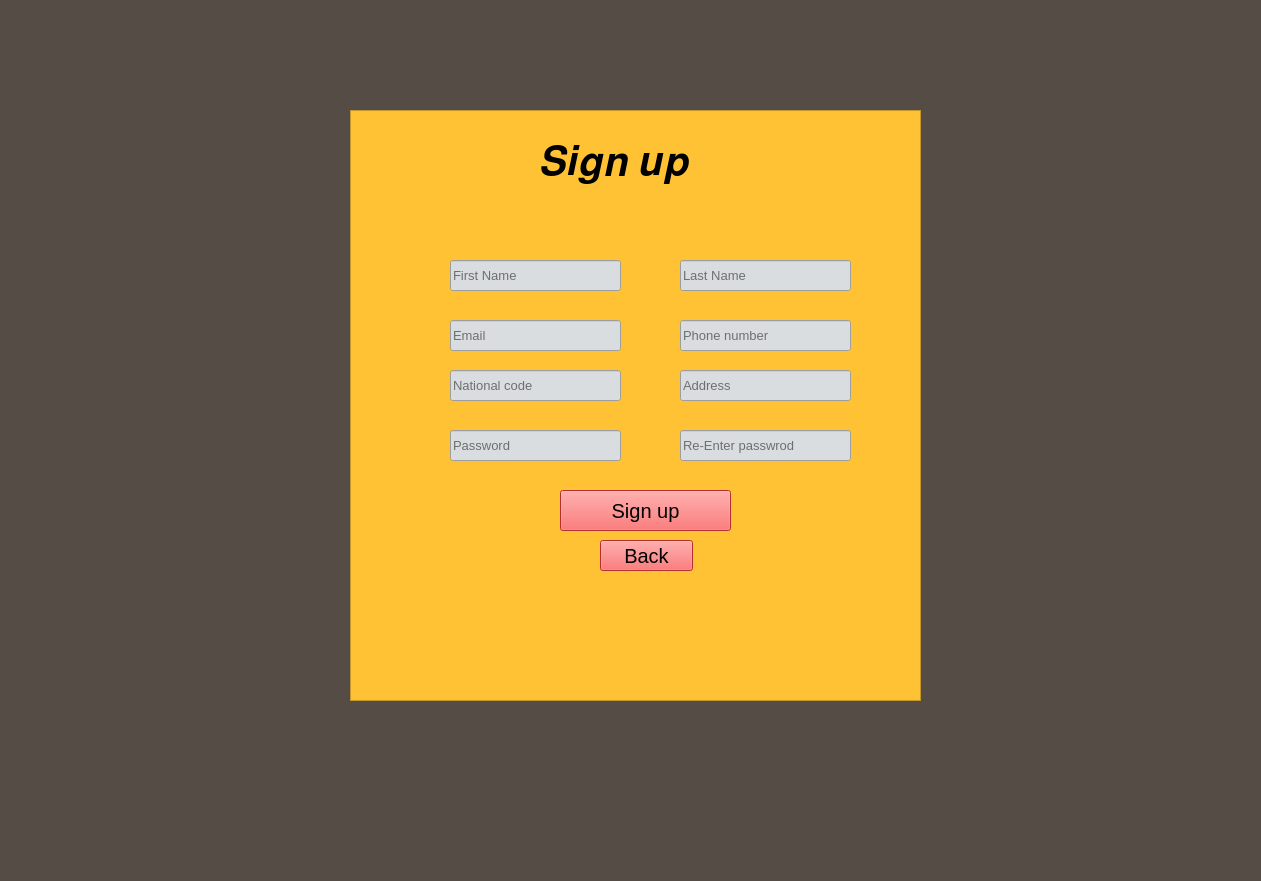
<?xml version="1.0" encoding="UTF-8"?>
<ui version="4.0">
 <class>MainWindow</class>
 <widget class="QMainWindow" name="MainWindow">
  <property name="geometry">
   <rect>
    <x>0</x>
    <y>0</y>
    <width>1261</width>
    <height>881</height>
   </rect>
  </property>
  <property name="windowTitle">
   <string>MainWindow</string>
  </property>
  <property name="styleSheet">
   <string notr="true">background-color: rgb(85, 76, 70)</string>
  </property>
  <widget class="QWidget" name="centralwidget">
   <widget class="QFrame" name="frame">
    <property name="geometry">
     <rect>
      <x>350</x>
      <y>110</y>
      <width>571</width>
      <height>591</height>
     </rect>
    </property>
    <property name="styleSheet">
     <string notr="true">background-color: rgb(255, 194, 53)</string>
    </property>
    <property name="frameShape">
     <enum>QFrame::StyledPanel</enum>
    </property>
    <property name="frameShadow">
     <enum>QFrame::Raised</enum>
    </property>
    <widget class="QLabel" name="label">
     <property name="geometry">
      <rect>
       <x>190</x>
       <y>20</y>
       <width>191</width>
       <height>61</height>
      </rect>
     </property>
     <property name="styleSheet">
      <string notr="true">font-size: 30pt</string>
     </property>
     <property name="text">
      <string>𝑺𝒊𝒈𝒏 𝒖𝒑</string>
     </property>
    </widget>
    <widget class="QLineEdit" name="lineEdit_17">
     <property name="geometry">
      <rect>
       <x>100</x>
       <y>150</y>
       <width>171</width>
       <height>31</height>
      </rect>
     </property>
     <property name="styleSheet">
      <string notr="true">background-color:rgb(218, 221, 223); font-size: 10pt</string>
     </property>
     <property name="placeholderText">
      <string>First Name</string>
     </property>
    </widget>
    <widget class="QLineEdit" name="email_lineedit">
     <property name="geometry">
      <rect>
       <x>100</x>
       <y>210</y>
       <width>171</width>
       <height>31</height>
      </rect>
     </property>
     <property name="styleSheet">
      <string notr="true">background-color: rgb(218, 221, 223); font-size: 10pt</string>
     </property>
     <property name="placeholderText">
      <string>Email</string>
     </property>
    </widget>
    <widget class="QLineEdit" name="lineEdit_3">
     <property name="geometry">
      <rect>
       <x>330</x>
       <y>210</y>
       <width>171</width>
       <height>31</height>
      </rect>
     </property>
     <property name="styleSheet">
      <string notr="true">background-color: rgb(218, 221, 223); font-size: 10pt</string>
     </property>
     <property name="placeholderText">
      <string>Phone number</string>
     </property>
    </widget>
    <widget class="QLineEdit" name="lineEdit_4">
     <property name="geometry">
      <rect>
       <x>100</x>
       <y>260</y>
       <width>171</width>
       <height>31</height>
      </rect>
     </property>
     <property name="styleSheet">
      <string notr="true">background-color: rgb(218, 221, 223); font-size: 10pt</string>
     </property>
     <property name="placeholderText">
      <string>National code</string>
     </property>
    </widget>
    <widget class="QLineEdit" name="lineEdit_5">
     <property name="geometry">
      <rect>
       <x>100</x>
       <y>320</y>
       <width>171</width>
       <height>31</height>
      </rect>
     </property>
     <property name="styleSheet">
      <string notr="true">background-color: rgb(218, 221, 223); font-size: 10pt</string>
     </property>
     <property name="placeholderText">
      <string>Password</string>
     </property>
    </widget>
    <widget class="QLineEdit" name="lineEdit_6">
     <property name="geometry">
      <rect>
       <x>330</x>
       <y>320</y>
       <width>171</width>
       <height>31</height>
      </rect>
     </property>
     <property name="styleSheet">
      <string notr="true">background-color: rgb(218, 221, 223); font-size: 10pt</string>
     </property>
     <property name="placeholderText">
      <string>Re-Enter passwrod</string>
     </property>
    </widget>
    <widget class="QPushButton" name="pushButton">
     <property name="geometry">
      <rect>
       <x>210</x>
       <y>380</y>
       <width>171</width>
       <height>41</height>
      </rect>
     </property>
     <property name="styleSheet">
      <string notr="true">background-color: rgb(255, 66, 66); font-size: 15pt</string>
     </property>
     <property name="text">
      <string>Sign up</string>
     </property>
    </widget>
    <widget class="QLineEdit" name="lineEdit">
     <property name="geometry">
      <rect>
       <x>330</x>
       <y>150</y>
       <width>171</width>
       <height>31</height>
      </rect>
     </property>
     <property name="styleSheet">
      <string notr="true">background-color: rgb(218, 221, 223); font-size: 10pt</string>
     </property>
     <property name="placeholderText">
      <string>Last Name</string>
     </property>
    </widget>
    <widget class="QLineEdit" name="lineEdit_2">
     <property name="geometry">
      <rect>
       <x>330</x>
       <y>260</y>
       <width>171</width>
       <height>31</height>
      </rect>
     </property>
     <property name="styleSheet">
      <string notr="true">background-color: rgb(218, 221, 223); font-size: 10pt</string>
     </property>
     <property name="placeholderText">
      <string>Address</string>
     </property>
    </widget>
    <widget class="QPushButton" name="pushButton_2">
     <property name="geometry">
      <rect>
       <x>250</x>
       <y>430</y>
       <width>93</width>
       <height>31</height>
      </rect>
     </property>
     <property name="styleSheet">
      <string notr="true">background-color: rgb(255, 66, 66); font-size: 15pt</string>
     </property>
     <property name="text">
      <string>Back</string>
     </property>
    </widget>
   </widget>
  </widget>
  <widget class="QMenuBar" name="menubar">
   <property name="geometry">
    <rect>
     <x>0</x>
     <y>0</y>
     <width>1261</width>
     <height>26</height>
    </rect>
   </property>
  </widget>
  <widget class="QStatusBar" name="statusbar"/>
 </widget>
 <resources/>
 <connections/>
</ui>
